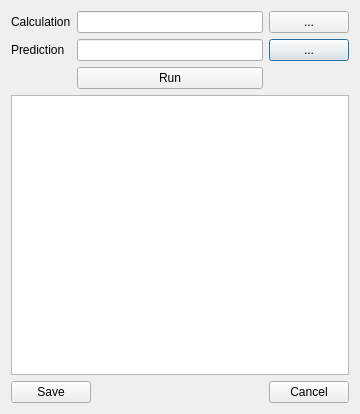
<?xml version="1.0" encoding="UTF-8"?>
<ui version="4.0">
 <class>Dialog</class>
 <widget class="QDialog" name="Dialog">
  <property name="geometry">
   <rect>
    <x>0</x>
    <y>0</y>
    <width>360</width>
    <height>414</height>
   </rect>
  </property>
  <property name="windowTitle">
   <string>Dialog</string>
  </property>
  <property name="windowIcon">
   <iconset>
    <normaloff>res/logo.ico</normaloff>res/logo.ico</iconset>
  </property>
  <layout class="QGridLayout" name="gridLayout_2">
   <item row="0" column="0">
    <layout class="QGridLayout" name="gridLayout">
     <item row="1" column="2">
      <widget class="QPushButton" name="pushButton_2">
       <property name="text">
        <string>...</string>
       </property>
      </widget>
     </item>
     <item row="0" column="0">
      <widget class="QLabel" name="label">
       <property name="text">
        <string>Calculation</string>
       </property>
      </widget>
     </item>
     <item row="2" column="1">
      <widget class="QPushButton" name="pushButton_5">
       <property name="text">
        <string>Run</string>
       </property>
      </widget>
     </item>
     <item row="0" column="2">
      <widget class="QPushButton" name="pushButton">
       <property name="text">
        <string>...</string>
       </property>
      </widget>
     </item>
     <item row="0" column="1">
      <widget class="QLineEdit" name="lineEdit"/>
     </item>
     <item row="1" column="0">
      <widget class="QLabel" name="label_2">
       <property name="text">
        <string>Prediction</string>
       </property>
      </widget>
     </item>
     <item row="1" column="1">
      <widget class="QLineEdit" name="lineEdit_2"/>
     </item>
    </layout>
   </item>
   <item row="1" column="0">
    <widget class="QTextBrowser" name="textBrowser"/>
   </item>
   <item row="2" column="0">
    <layout class="QHBoxLayout" name="horizontalLayout">
     <item>
      <widget class="QPushButton" name="pushButton_6">
       <property name="text">
        <string>Save</string>
       </property>
      </widget>
     </item>
     <item>
      <spacer name="horizontalSpacer">
       <property name="orientation">
        <enum>Qt::Horizontal</enum>
       </property>
       <property name="sizeHint" stdset="0">
        <size>
         <width>40</width>
         <height>20</height>
        </size>
       </property>
      </spacer>
     </item>
     <item>
      <widget class="QPushButton" name="pushButton_7">
       <property name="text">
        <string>Cancel</string>
       </property>
      </widget>
     </item>
    </layout>
   </item>
  </layout>
 </widget>
 <resources/>
 <connections/>
</ui>
